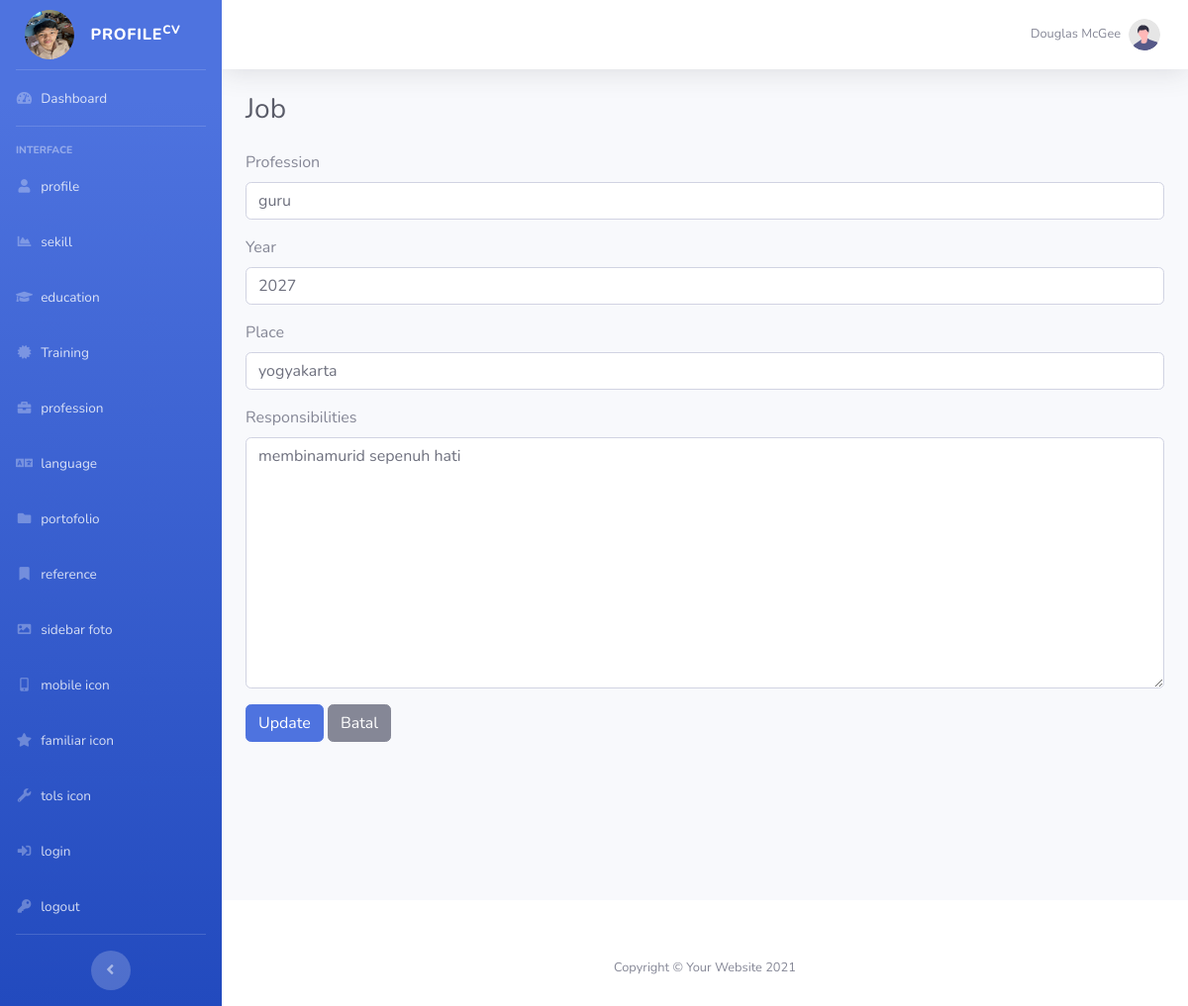
Page /update_form_job.php?id_job=13 (signed in) on the committed database.
### tables this page shows
CREATE TABLE `job` (
  `id_job` int(11) NOT NULL,
  `nama_pekerjaan` varchar(200) NOT NULL,
  `tahun_pekerjaan` varchar(200) NOT NULL,
  `tempat_pekerjaan` varchar(100) NOT NULL,
  `deskripsi` longblob NOT NULL
);

### update_form_job.php (the view, shortened to what this page needs)
<?php
include "connection.php";
$id_job = mysqli_real_escape_string($koneksi, $_GET['id_job']);
$select_id = mysqli_query($koneksi, "
    SELECT * FROM job
    WHERE id_job = '$id_job'
");
$job = mysqli_fetch_object($select_id);
?>
<?php include "header.php"; ?>
<body id="page-top">
    <div id="wrapper">
        <?php include "sidebar.php"; ?>
        <div id="content-wrapper" class="d-flex flex-column">
            <div id="content">
                <?php include "topbar.php"; ?>
                <div class="container-fluid">
                    <div class="d-sm-flex align-items-center justify-content-between mb-4">
                        <h1 class="h3 mb-0 text-gray-800">Job</h1>
                    </div>
                    <form action="action_update_job.php" method="post">
                        <div class="mb-3">
                            <label class="form-label">Profession</label>
                            <input type="text"
                                   class="form-control"
                                   name="nama_pekerjaan"
                                   value="<?php echo htmlspecialchars($job->nama_pekerjaan ?? $job->job ?? ''); ?>"
                                   required>
                        </div>
                        <div class="mb-3">
                            <label class="form-label">Year</label>
                            <input type="text"
                                   class="form-control"
                                   name="tahun_pekerjaan"
                                   value="<?php echo htmlspecialchars($job->tahun_pekerjaan ?? $job->tahun_job ?? $job->tahun ?? ''); ?>"
                                   required>
                        </div>
                        <div class="mb-3">
                            <label class="form-label">Place</label>
                            <input type="text"
                                   class="form-control"
                                   name="tempat_pekerjaan"
                                   value="<?php echo htmlspecialchars($job->tempat_pekerjaan ?? $job->tempat_job ?? $job->tempat ?? ''); ?>"
                                   required>
                        </div>
                        <div class="mb-3">
                            <label class="form-label">Responsibilities</label>
                            <textarea name="deskripsi"
                                      class="form-control"
                                      rows="10"
                                      required><?php echo htmlspecialchars($job->deskripsi ?? $job->description ?? ''); ?></textarea>
                        </div>
                        <button type="submit" class="btn btn-primary">
                            Update
                        </button>
                        <a href="tabel_job.php" class="btn btn-secondary">
                            Batal
                        </a>
                    </form>
                </div>
            </div>
            <?php include "footer.php"; ?>
        </div>
    </div>
</body>
</html>

### rows in the picture
job: nama_pekerjaan "guru", tahun_pekerjaan "2027", tempat_pekerjaan "yogyakarta", deskripsi "membinamurid sepenuh hati"
